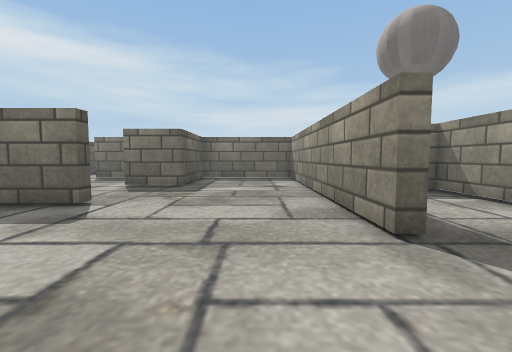
view 1 (above)

16 first-person views from a walk through a 3-D level made in the Unity game engine. The camera is 0.51 m above the floor, tilts 4° down and sees 90° across. The floor is counted in squares, 0.5 m on a side. Each view is taken from the middle of a square. On the plan, view 1 faces up. The plan holds only what a view shows up to about 11 squares ahead; the rest is blank. Some surface patterns are stand-ins.

view 2
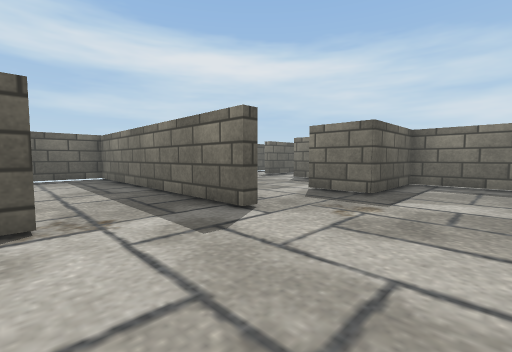

view 3
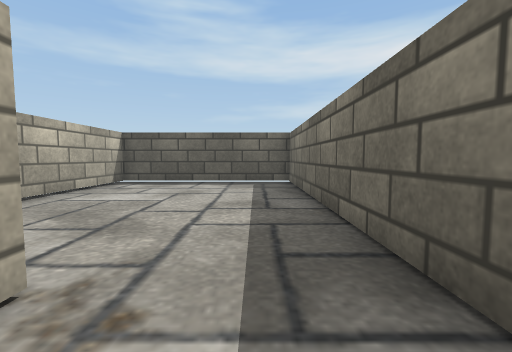

view 4
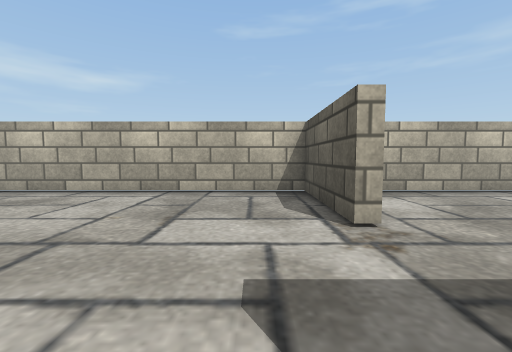

view 5
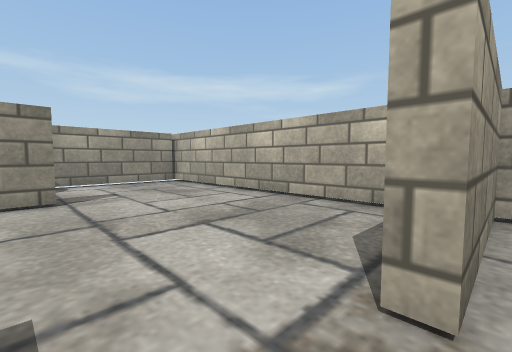

view 6
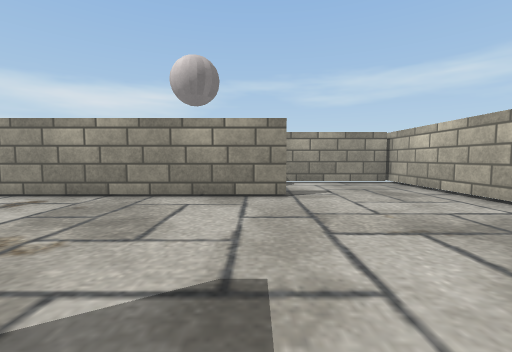

view 7
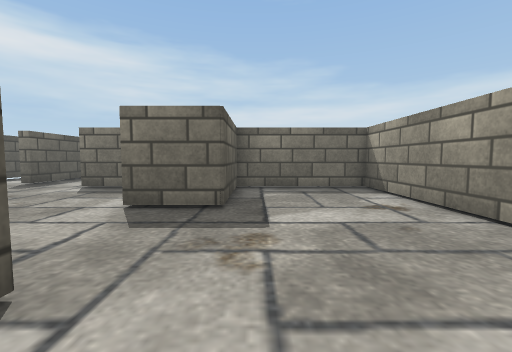

view 8
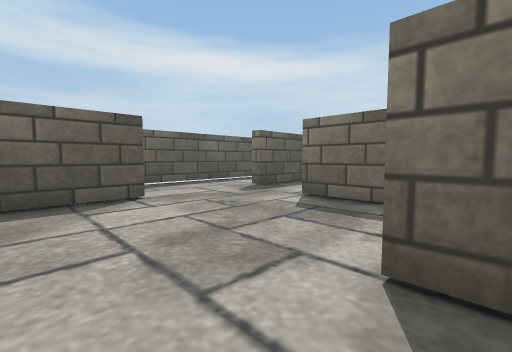

view 9
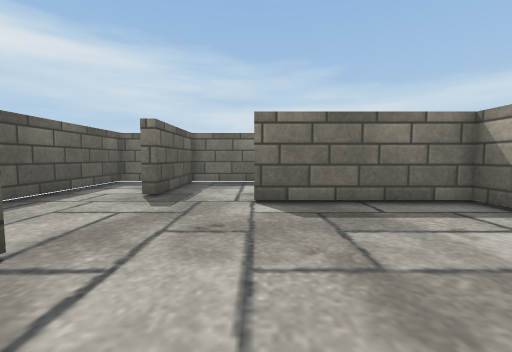

view 10
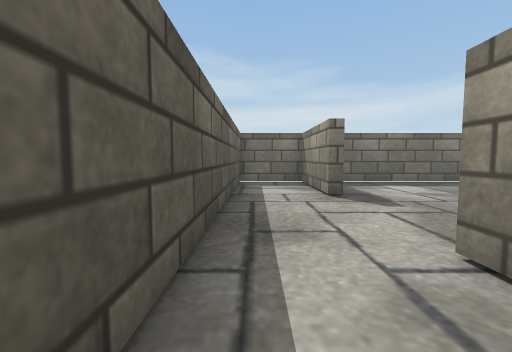

view 11
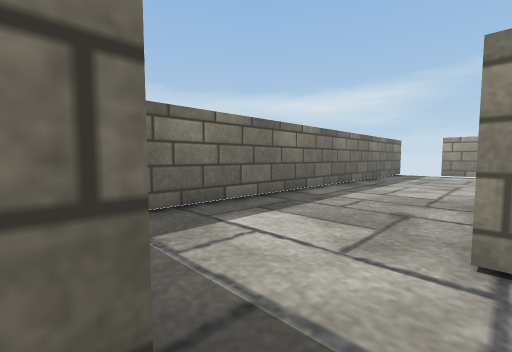

view 12
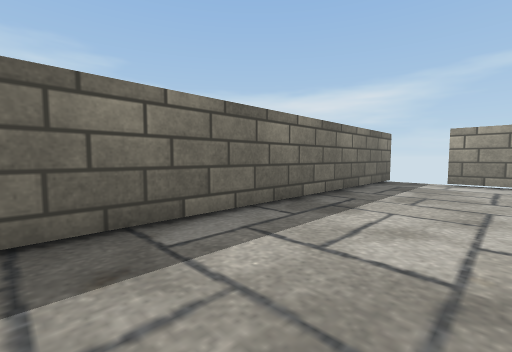

view 13
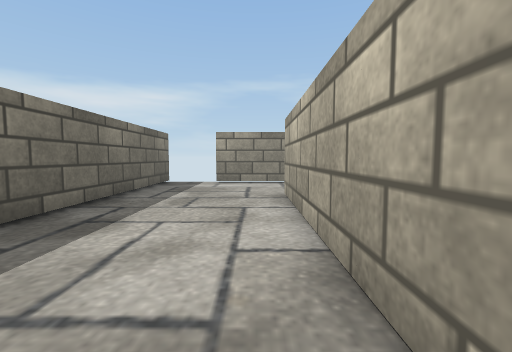

view 14
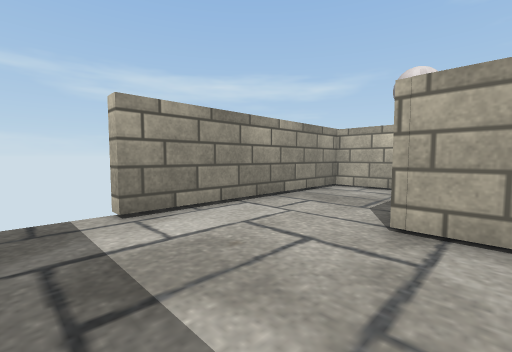

view 15
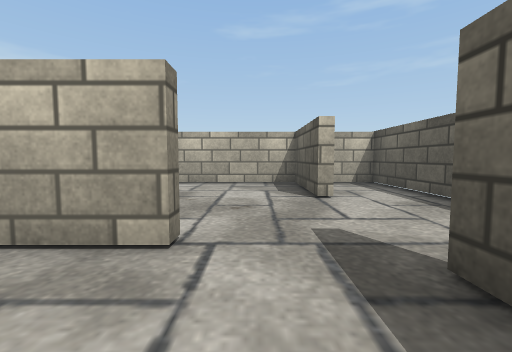

view 16
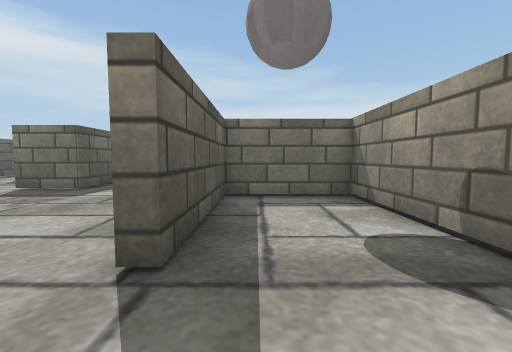

### Floor plan
Points are (right, up) in squares from view 1. A wall is a line through its corners. A room is listed if a view was taken in it or the views show most of it. See-through windows are left out.
Room 1 (views 1, 2, 3, 4, 5, 6, 7, 8, 16)
walls: (-3.8, 5.9) (-3.8, 5.4) (-13.7, 5.4) (-13.7, -1.5) (-6.8, -1.5); (-4.8, -1.6) (-4.8, 2.3) (-4.4, 2.3) (-4.4, -1.5) (6, -1.5); (5.6, -1.4) (5.6, 7.9) (2.2, 7.9) (2.2, 3.2) (1.8, 3.2) (1.8, 12.8) (-2.7, 12.8) (-2.7, 9.2) (-4.8, 9.2)
ways out: opening at (-4, 7.5) to room 2
Room 2 (views 9, 10, 11)
walls: (-11, 8.9) (-11, 9.6) (-10.7, 9.6) (-10.7, 5.8) (-5.9, 5.8); (-10.7, 13.8) (-11, 13.8) (-11, 17.4); (-3.1, 11.9) (-3.1, 12.8) (-8, 12.8) (-8, 13.2); (-11, 17.7) (-13.7, 17.7) (-13.7, 5.8) (-12, 5.8)
ways out: opening at (-4, 7.5) to room 1; opening at (-9.5, 14) to room 3
Room 3 (views 12, 13, 14, 15)
walls: (-4.4, 13.2) (2.2, 13.2); (-8, 13.2) (-6.1, 13.2); (6, 17.7) (-10.7, 17.7) (-10.7, 13.8); (3.6, 8.3) (5.6, 8.3) (5.6, 15.6)
ways out: opening at (-9.5, 14) to room 2

Where each view was taken, in squares from view 1:
view 1: 0 up, 0 right, facing up
view 2: 2 up, 0 right, facing up-left
view 3: 4 up, 3 left, facing left
view 4: 6 up, 3 left, facing down
view 5: 4 up, 5 left, facing down-right
view 6: 4 up, 5 left, facing right
view 7: 4 up, 2 left, facing up
view 8: 7 up, 4 left, facing up-left
view 9: 7 up, 8 left, facing up
view 10: 7 up, 13 left, facing up
view 11: 13 up, 11 left, facing up-right
view 12: 14 up, 6 left, facing up-right
view 13: 14 up, 5 left, facing right
view 14: 17 up, 1 right, facing down-right
view 15: 16 up, 9 left, facing down
view 16: 1 up, 3 right, facing up
